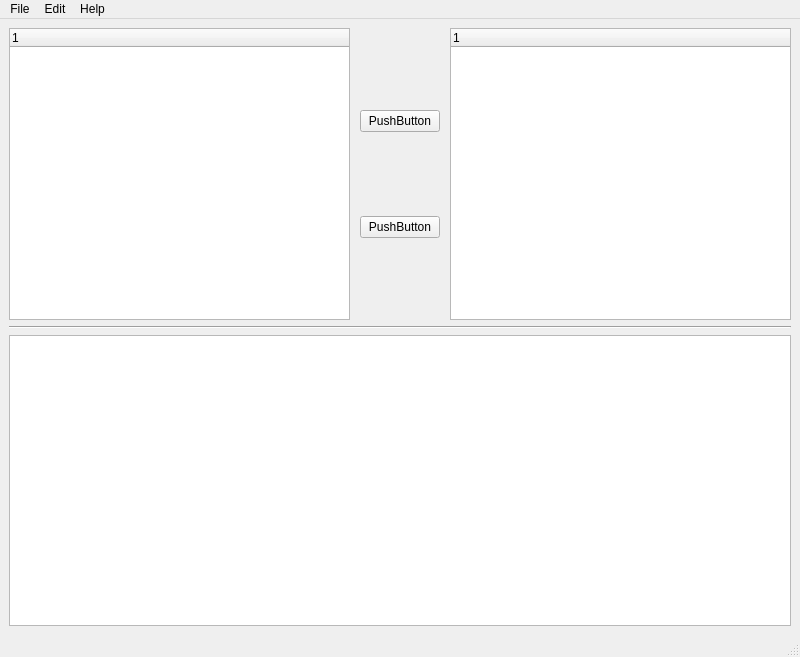
<ui version="4.0" >
 <author></author>
 <comment></comment>
 <exportmacro></exportmacro>
 <class>MainWindow</class>
 <widget class="QMainWindow" name="MainWindow" >
  <property name="geometry" >
   <rect>
    <x>0</x>
    <y>0</y>
    <width>800</width>
    <height>657</height>
   </rect>
  </property>
  <property name="windowTitle" >
   <string>MainWindow</string>
  </property>
  <widget class="QWidget" name="centralwidget" >
   <layout class="QVBoxLayout" >
    <property name="margin" >
     <number>9</number>
    </property>
    <property name="spacing" >
     <number>6</number>
    </property>
    <item>
     <layout class="QVBoxLayout" >
      <property name="margin" >
       <number>0</number>
      </property>
      <property name="spacing" >
       <number>6</number>
      </property>
      <item>
       <layout class="QHBoxLayout" >
        <property name="margin" >
         <number>0</number>
        </property>
        <property name="spacing" >
         <number>6</number>
        </property>
        <item>
         <widget class="QTreeWidget" name="treeWidget" />
        </item>
        <item>
         <layout class="QVBoxLayout" >
          <property name="margin" >
           <number>4</number>
          </property>
          <property name="spacing" >
           <number>6</number>
          </property>
          <item>
           <widget class="QPushButton" name="pushButton" >
            <property name="text" >
             <string>PushButton</string>
            </property>
           </widget>
          </item>
          <item>
           <widget class="QPushButton" name="pushButton_2" >
            <property name="text" >
             <string>PushButton</string>
            </property>
           </widget>
          </item>
         </layout>
        </item>
        <item>
         <widget class="QTreeWidget" name="treeWidget_2" />
        </item>
       </layout>
      </item>
      <item>
       <widget class="Line" name="line" >
        <property name="orientation" >
         <enum>Qt::Horizontal</enum>
        </property>
       </widget>
      </item>
      <item>
       <widget class="QTextEdit" name="textEdit" />
      </item>
     </layout>
    </item>
   </layout>
  </widget>
  <widget class="QMenuBar" name="menubar" >
   <property name="geometry" >
    <rect>
     <x>0</x>
     <y>0</y>
     <width>800</width>
     <height>27</height>
    </rect>
   </property>
   <widget class="QMenu" name="menuFile" >
    <property name="title" >
     <string>File</string>
    </property>
    <addaction name="separator" />
    <addaction name="actionLoad_2" />
   </widget>
   <widget class="QMenu" name="menuHelp" >
    <property name="title" >
     <string>Help</string>
    </property>
   </widget>
   <widget class="QMenu" name="menuEdit" >
    <property name="title" >
     <string>Edit</string>
    </property>
   </widget>
   <addaction name="menuFile" />
   <addaction name="menuEdit" />
   <addaction name="menuHelp" />
  </widget>
  <widget class="QStatusBar" name="statusbar" >
   <property name="geometry" >
    <rect>
     <x>0</x>
     <y>635</y>
     <width>800</width>
     <height>22</height>
    </rect>
   </property>
  </widget>
  <action name="actionLoad" >
   <property name="text" >
    <string>Load</string>
   </property>
  </action>
  <action name="actionLoad_2" >
   <property name="text" >
    <string>Load ...</string>
   </property>
  </action>
 </widget>
 <pixmapfunction></pixmapfunction>
 <resources/>
 <connections/>
</ui>
